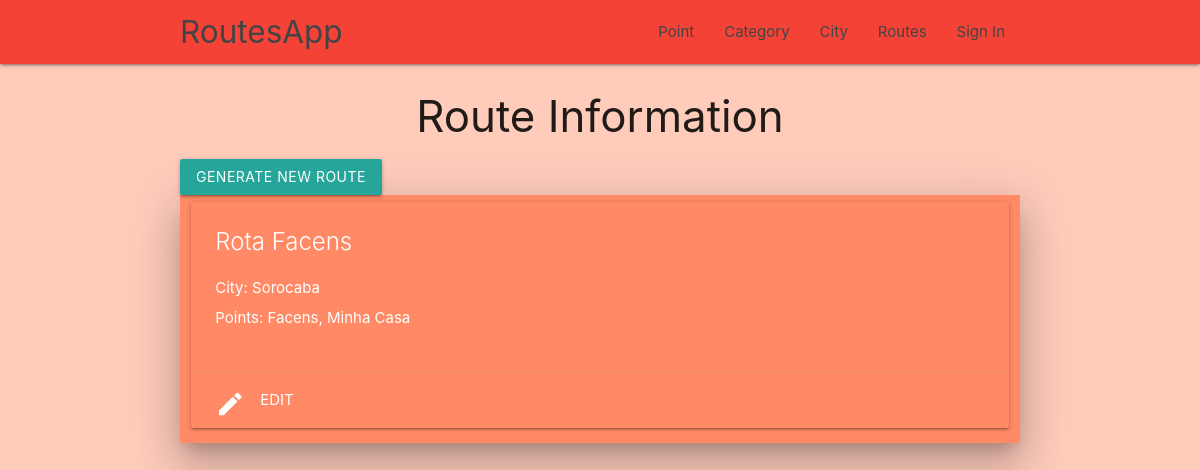
Screenshot of /route with the database file from the repository.
### Routes/models.py (models this page shows, shortened)
class Route(models.Model):
    INITIAL_ID = 1
    Name = models.CharField(max_length=150)
    Photo = models.ImageField(blank=True, null=True)
    City = models.ForeignKey(City, default=INITIAL_ID, on_delete=models.CASCADE)
    Points = models.ManyToManyField(Point)

class City(models.Model):
    INITIAL_ID = 1
    Name = models.CharField(max_length=150)
    Photo = models.ImageField(blank=True, null=True)
    State = models.CharField(max_length=100)
    Country = models.CharField(max_length=100)
    def __unicode__(self):
        return self.Name

class Point(models.Model):
    INITIAL_ID = 1
    Name = models.CharField(max_length=100)
    Description = models.CharField(max_length=500)
    Photo = models.ImageField(blank=True, null=True)
    Latitude = models.FloatField()
    Longitude = models.FloatField()
    Category = models.ForeignKey(Category, default=INITIAL_ID, on_delete=models.CASCADE)
    City = models.ForeignKey(City, default=INITIAL_ID, on_delete=models.CASCADE)
    def __unicode__(self):
        return self.Name

### Routes/views.py (the view)
# urls.py: url(r'^route', views.routeview),
def routeview(request):
    request_routes = Route.objects.all()
    return render(request, 'Route/index.html', {'routes': request_routes})

### Routes/templates/Route/index.html (shortened to what this page needs)
<!DOCTYPE html>
<html lang="en">
{% load staticfiles %}
<head>
    <link href="{% static 'css/materialize.css' %}" type="text/css" rel="stylesheet" media="screen,projection"/>
    <link href="{% static 'css/style.css' %}" type="text/css" rel="stylesheet" media="screen,projection"/>
</head>
<body class="deep-orange lighten-4">
<div class="navbar-fixed">
    <nav class="red" role="navigation">
        <div class="nav-wrapper container">
            <a id="logo-container" href="/" class="brand-logo">RoutesApp</a>
            <ul class="right hide-on-med-and-down">
                <li><a href="/points/">Point</a></li>
                <li><a href="/categories/">Category</a></li>
                <li><a href="/cities/">City</a></li>
                <li><a href="/route/">Routes</a></li>
                <li><a href="/admin/">Sign In</a></li>
            </ul>
        </div>
    </nav>
</div>
<div class="container">
    <h3 class="center">Route Information</h3>
    {% for route in routes %}
    <a class="btn" href="/generate">Generate new route</a>
    <div class="row z-depth-5 deep-orange lighten-2 hoverable">
        <div>
            <div class="col s6 m6 l12 z-depth-0">
                <div class="card deep-orange lighten-2">
                    <div class="card-content white-text">
                        <span class="card-title">{{route.Name}}</span>
                        <ul>
                            <li><p>City: {{route.City}}</p></li>
                            <li><p>Points: {{route.Points.all|join:", " }}</p></li>
                        </ul>
                    </div>
                    <div class="card-action">
                        <a class="white-text" href="#"> <i class="material-icons small left">edit</i>EDIT</a>
                    </div>
                </div>
            </div>
        </div>
    </div>
    {% endfor %}
</body>
</html>

### static/css/style.css (style rules this page uses)
nav ul a, nav .brand-logo { color: #444; }
p { line-height: 2rem; }

### rows the page displays
Route: Name "Rota Facens", City "Sorocaba", Points.all "Facens, Minha Casa"
